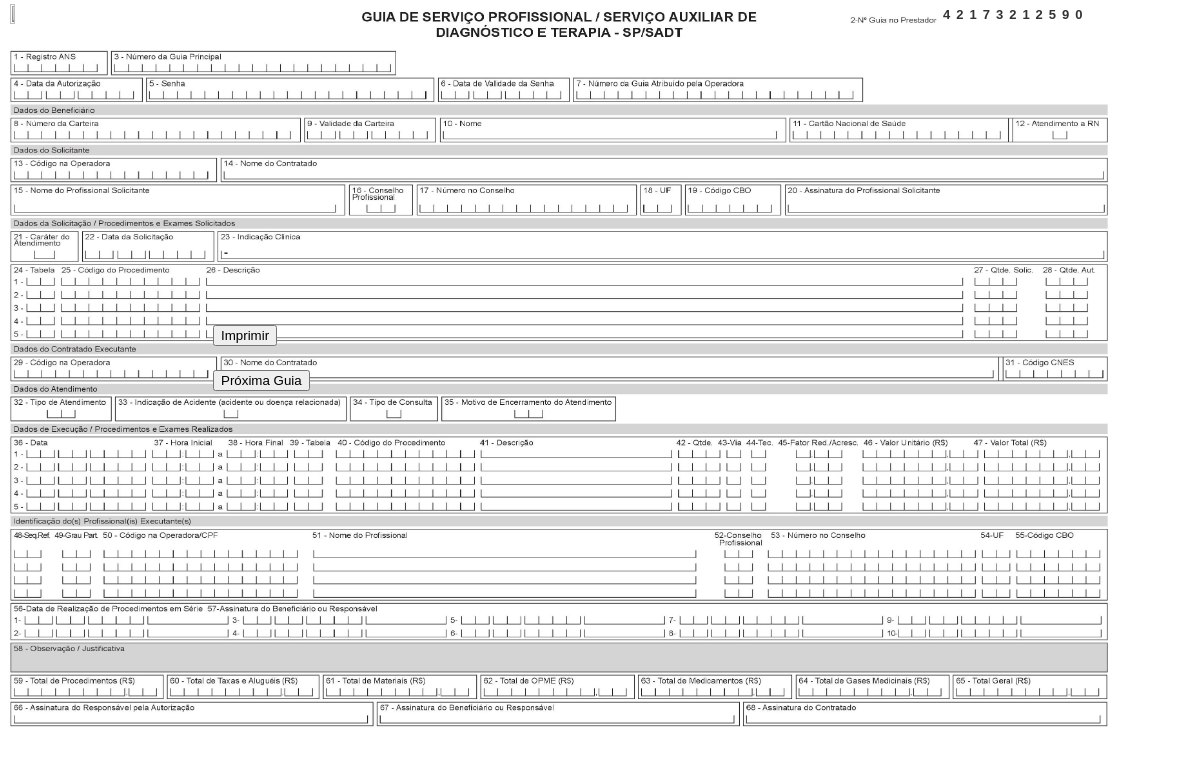
The page /GuiaSadt.php on the database as committed earlier.
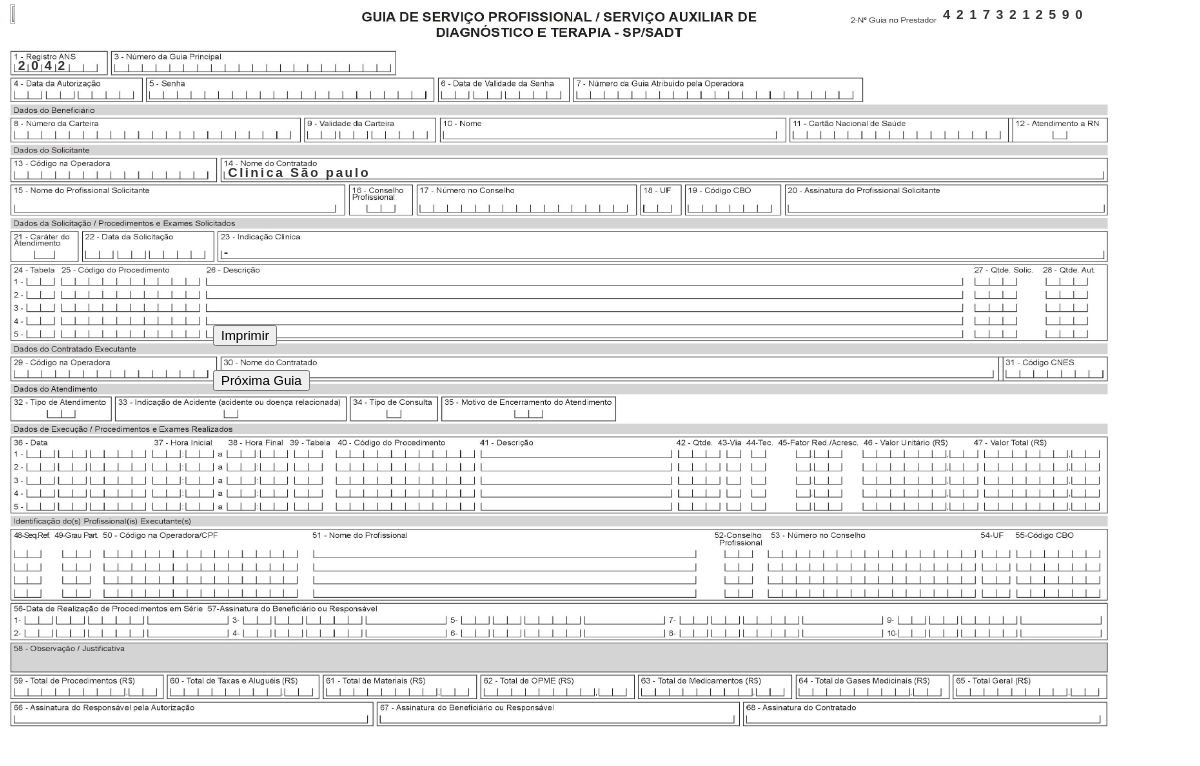
The same page on the database as committed later.
### tables this page shows
CREATE TABLE `configuracoes` (
  `id` int(50) NOT NULL,
  `nome` varchar(50) NOT NULL,
  `ans` int(50) NOT NULL
);

### buscaconfig.php (called while the page is built)
<?php
$link = mysql_connect('localhost','root','');
$conexao = mysql_select_db('clinica',$link); if($conexao){
$sql = "SELECT * FROM configuracoes ";
$consulta = mysql_query($sql);
while( $registro = mysql_fetch_assoc($consulta)){
	 $ans =  $registro["ans"] ;
	 $empresa = utf8_encode($registro["nome"]);
}}
?>

### GuiaSadt.php (the view, shortened to what the changed rows need)
<?php
include 'buscaconfig.php';
                  $contratador = $_REQUEST['contratador'];
				  $nomecliente = $_REQUEST['nome'];
?>
<!DOCTYPE html PUBLIC "-//W3C//DTD XHTML 1.0 Transitional//EN" "http://www.w3.org/TR/xhtml1/DTD/xhtml1-transitional.dtd">
<html xmlns="http://www.w3.org/1999/xhtml">
<head>
</head>
<div class="convenioimg"><img src="<?php echo $imagem; ?>" width="50%" height="50%" /><div>
<div class="ans" style="letter-spacing:6px; font-size:13px; font-family:Arial, Helvetica, sans-serif; color:#333;"><b><?php echo $ans; ?></b><div>
<div class="cliente" style="letter-spacing:0px; font-size:12px; font-family:Arial, Helvetica, sans-serif; color:#333;"><b><?php echo $nomecliente ?></b><div>
<div class="contratado" style="letter-spacing:2px; font-size:13px; font-family:Arial, Helvetica, sans-serif; color:#333;"><b><?php if ($contratador == 1 ){ echo $nome_medico; } else { echo $empresa; } ?></b><div>
<div class="solicitante" style="letter-spacing:2px; font-size:13px; font-family:Arial, Helvetica, sans-serif; color:#333;"><b><?php echo $nome_medico; ?></b><div>
<body>
</body>
</html>

Rows that differ between the two databases and show on the page:
added configuracoes: ans "2042", nome "Clinica São paulo"
